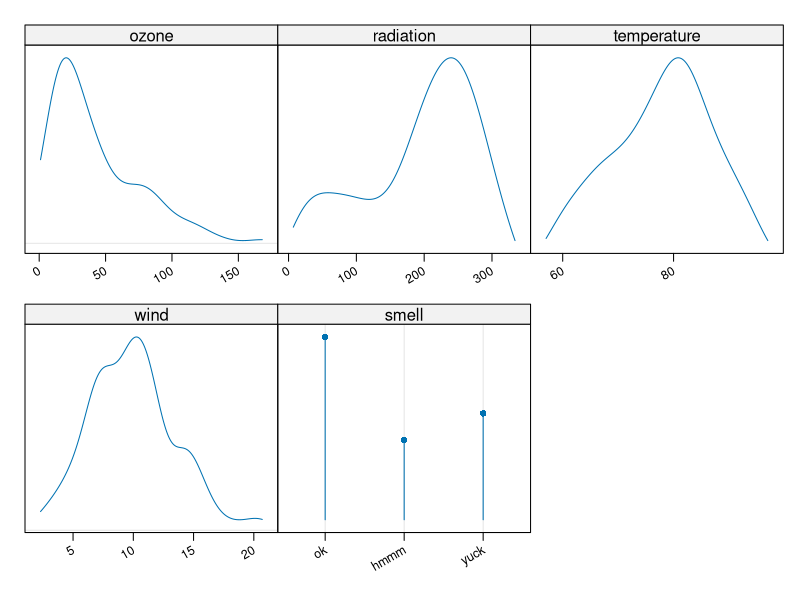
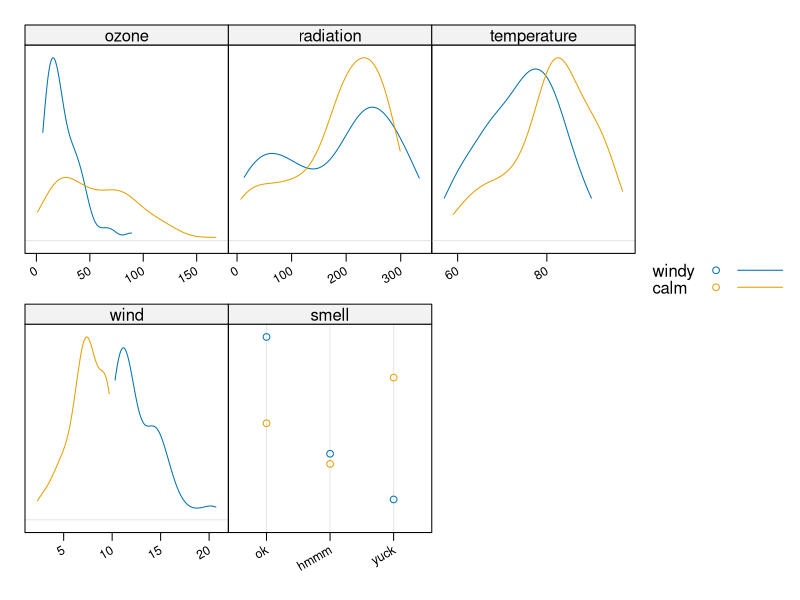
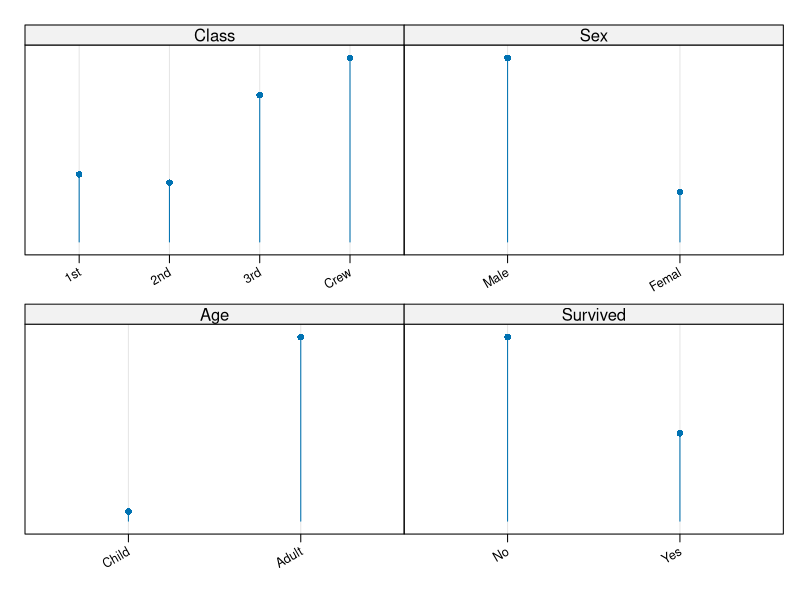
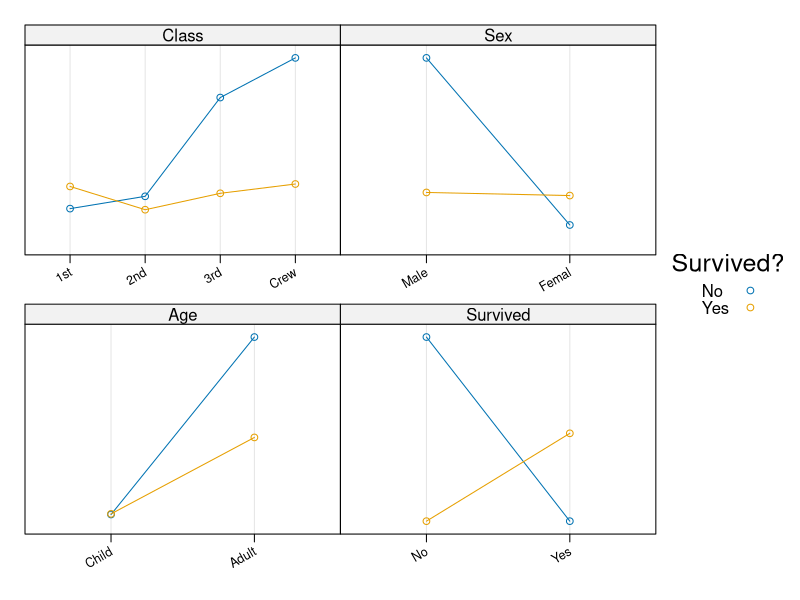

Recreate these plots in R, in order.
library(latticeExtra)


### Name: marginal.plot
### Title: Display marginal distributions
### Aliases: marginal.plot
### Keywords: hplot

### ** Examples

enviro <- environmental
## make an ordered factor (so it will not be reordered)
enviro$smell <- cut(enviro$ozone, breaks = c(0, 30, 50, Inf),
    labels = c("ok", "hmmm", "yuck"), ordered = TRUE)
marginal.plot(enviro)

## using groups
enviro$is.windy <- factor(enviro$wind > 10,
    levels = c(TRUE, FALSE), labels = c("windy", "calm"))
marginal.plot(enviro[,1:5], data = enviro, groups = is.windy,
    auto.key = list(lines = TRUE))

## support for tables
marginal.plot(Titanic)
## table with groups
marginal.plot(~ Titanic, data = Titanic, groups = Survived,
    type = "b", auto.key = list(title = "Survived?"))
